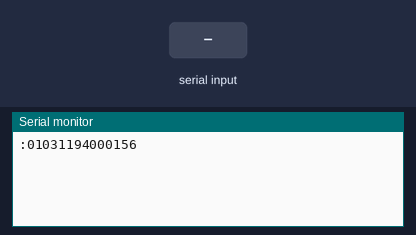
Bench run of a sketch on a simulated Arduino Uno, built with avr-gcc and run on an emulated ATmega328P. Parts: the last lines printed to the serial monitor. The test bench sets the inputs (shaded band).

Above: at 2.0 s.
2.1 s: "1" received over Serial
At 2.9 s:
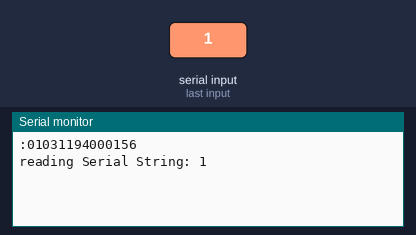
3.6 s: "0" received over Serial
At 4.1 s:
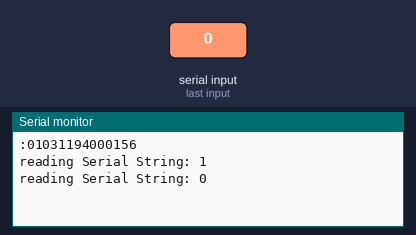
5.1 s: "2" received over Serial
At 6.4 s:
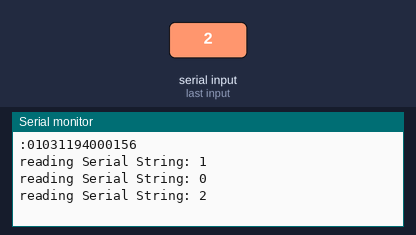

The sketch:

28ekim__modbus_DegeriYazd_rma.ino
```cpp
#include <stdio.h>
#include <string.h>
int cout = 0;
int cout0 = 0;
String incomingByte ;
int i = 0;
int j = 0;
char serInString[100];
void readSerialString (char *strArray) {
  int i = 0;
  if (Serial.available() > 0) {
    Serial.print("reading Serial String: "); //optional: for confirmation
    while (Serial.available() > 0) {
      strArray[i] = Serial.read();
      i++;
      Serial.print(strArray[(i - 1)]);      //optional: for confirmation
    }
    Serial.println();                       //optional: for confirmation
  }
}
void setup()
{
  Serial.begin(9600, SERIAL_7E1);
}
void loop()
{
  while ( i < 1)
  {
    Serial.println(":01031194000156");
    delay(100);
//Serial1.println(":01031194000156");
//Serial.println(":01050325FF00D3"); //D402Read
    delay(1000);
    i++;
  }
    readSerialString(serInString);
}
```

Measured:
- after the input at 2.1 s, the serial monitor: prints a new line at once (image 1)
- after the input at 3.6 s, the serial monitor: prints a new line at once (image 2)
- after the input at 5.1 s, the serial monitor: prints a new line at once (image 3)
